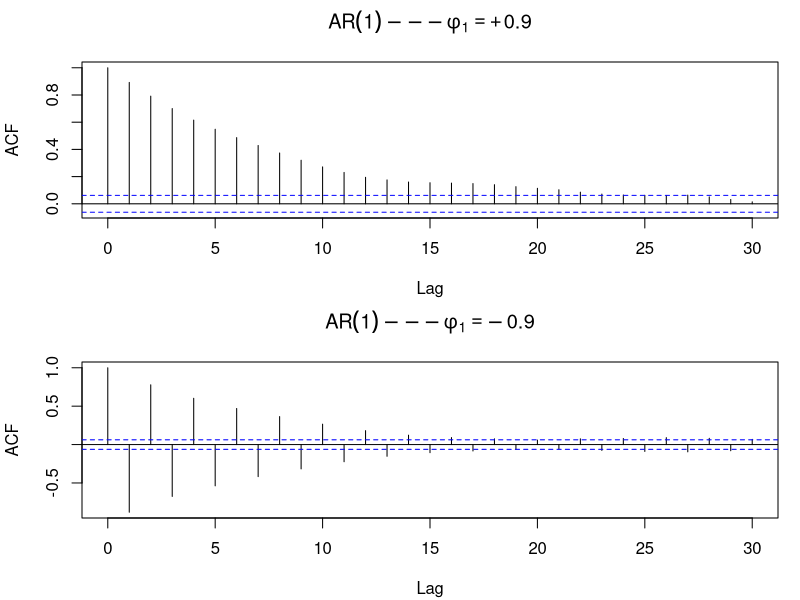
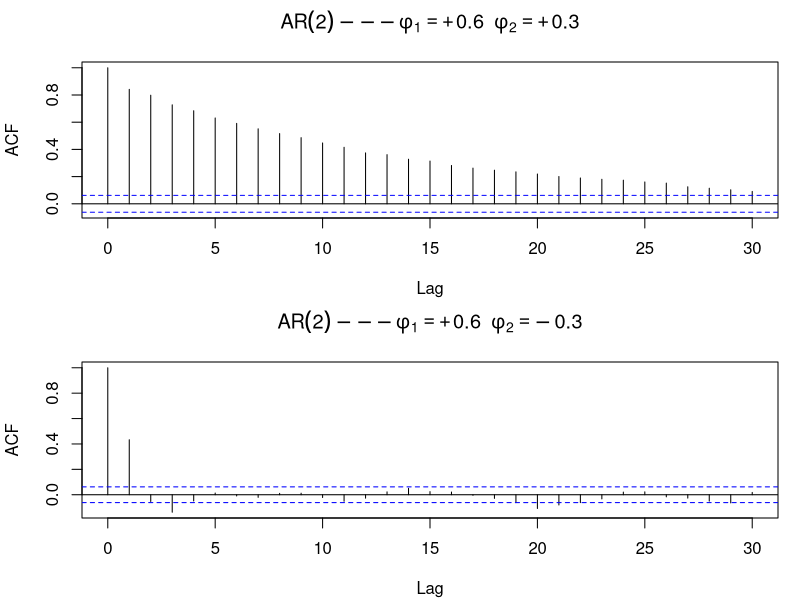
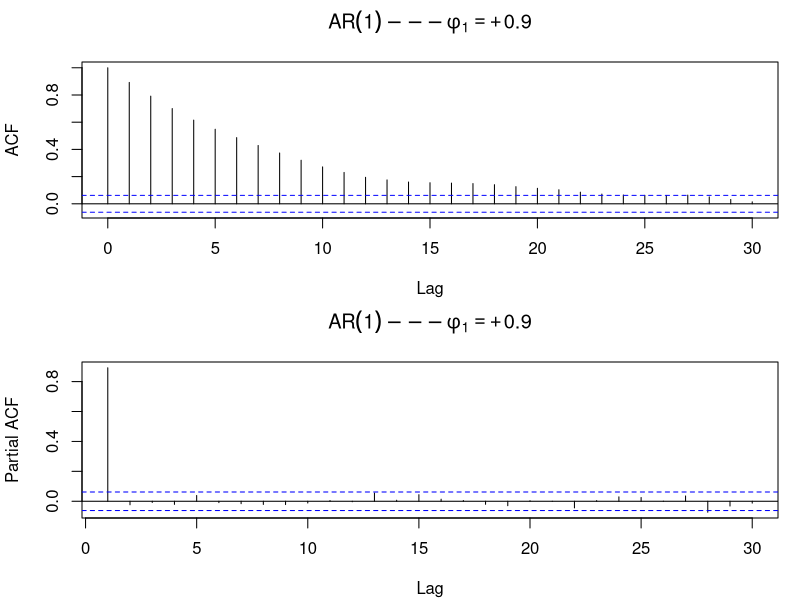
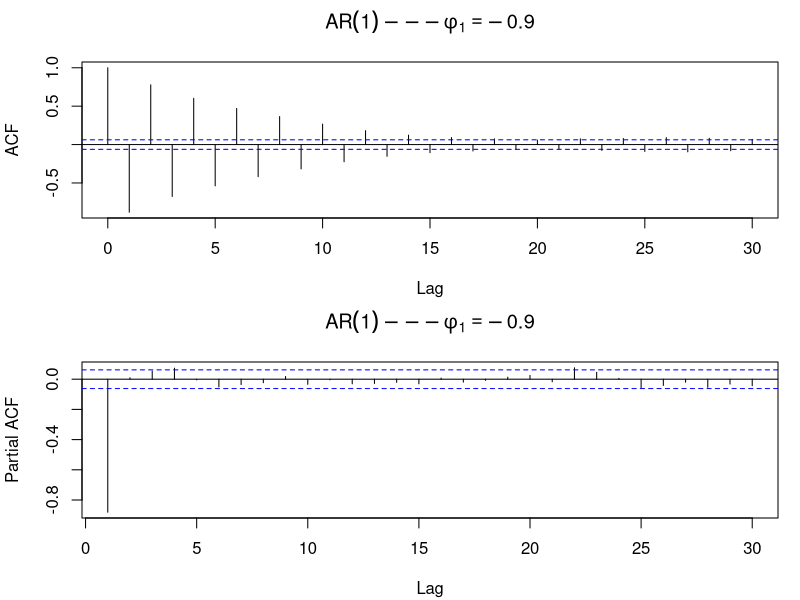
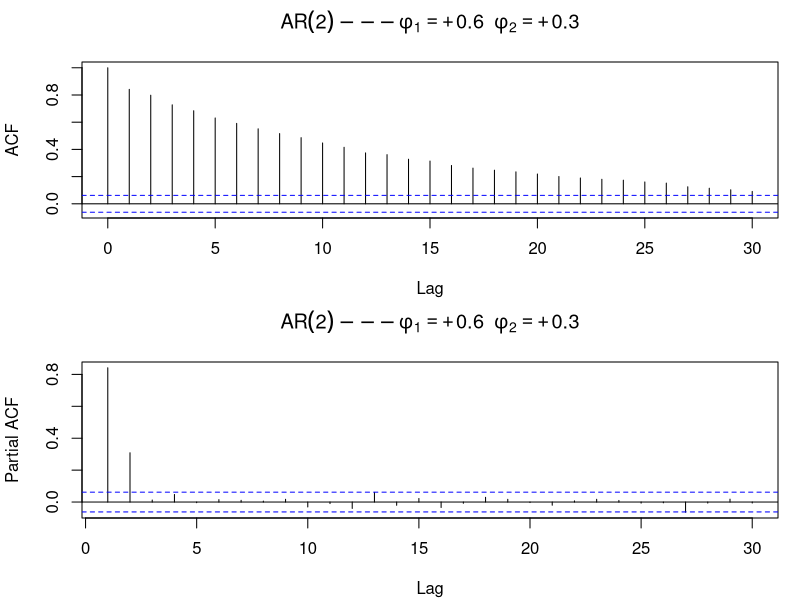
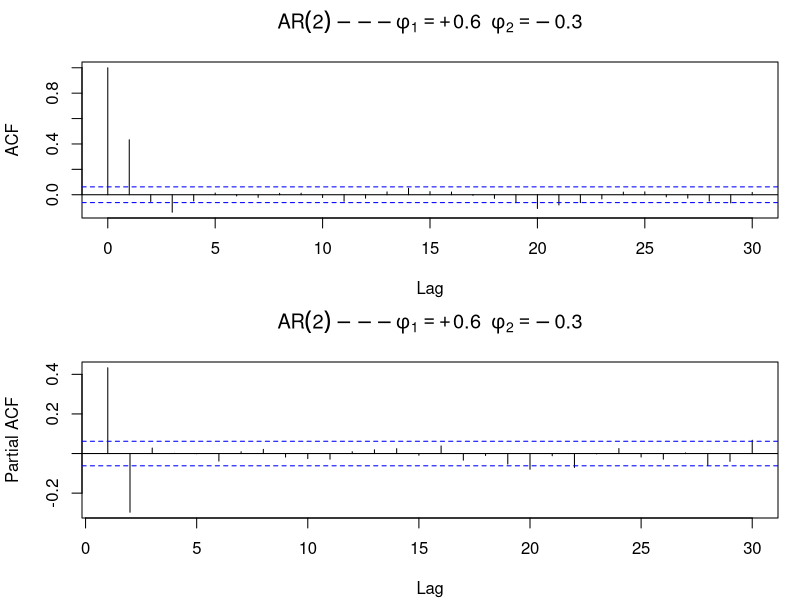
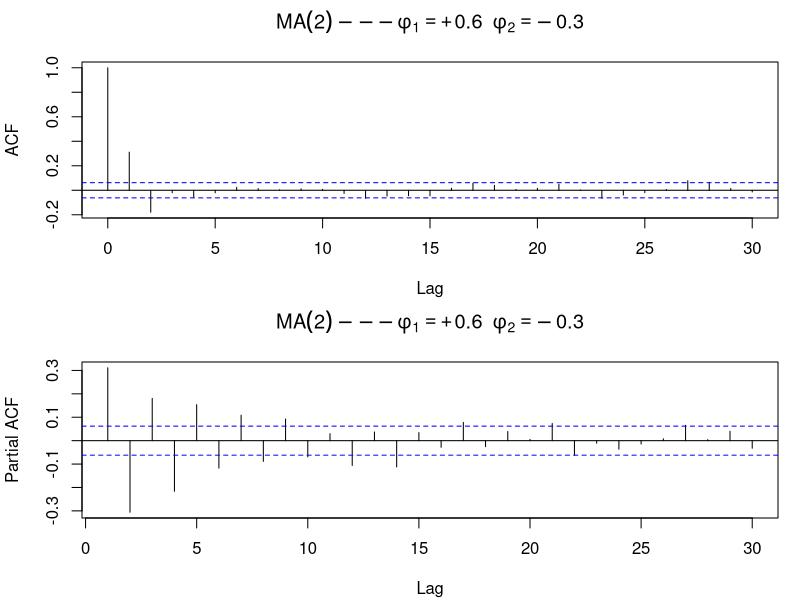
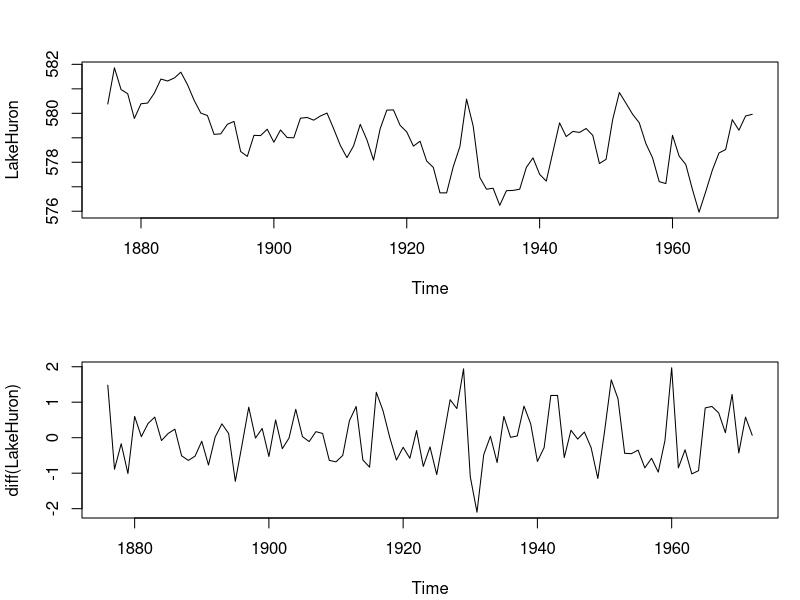

Generate these figures, in order, with R:
#AR(1)
set.seed(456)
ar1.1 <- arima.sim(n=1000, model=list(ar=c(0.9)))
ar1.2 <- arima.sim(n=1000, model=list(ar=c(-0.9)))

op <- par(mfrow=c(2, 1), mar=c(4.1, 4.1, 3.1, 1.1))
acf(ar1.1, lag.max=30, main=expression(AR(1)  ---phi[1]==+0.9))
acf(ar1.2, lag.max=30, main=expression(AR(1)  ---phi[1]==-0.9))
par(op)

#AR(2)
set.seed(123)
(phi.re <- polyroot(c(1, -0.6, -0.3)))
ar2.1 <- arima.sim(n=1000, model=list(ar=c(0.6, 0.3)))
(phi.re <- polyroot(c(1, -0.6, 0.3)))
ar2.2 <- arima.sim(n=1000, model=list(ar=c(0.6, -0.3)))
#ts.plot(ar2.2)

op <- par(mfrow=c(2, 1), mar=c(4.1, 4.1, 3.1, 1.1))
acf(ar2.1, lag.max=30, main=expression(AR(2)  ---phi[1]==+0.6~~phi[2]==+0.3))
acf(ar2.2, lag.max=30, main=expression(AR(2)  ---phi[1]==+0.6~~phi[2]==-0.3))
par(op)

#PACF
op <- par(mfrow=c(2, 1), mar=c(4.1, 4.1, 3.1, 1.1))
acf(ar1.1, lag.max=30, main=expression(AR(1)  ---phi[1]==+0.9))
pacf(ar1.1, lag.max=30, main=expression(AR(1)  ---phi[1]==+0.9))
par(op)

op <- par(mfrow=c(2, 1), mar=c(4.1, 4.1, 3.1, 1.1))
acf(ar1.2, lag.max=30, main=expression(AR(1)  ---phi[1]==-0.9))
pacf(ar1.2, lag.max=30, main=expression(AR(1)  ---phi[1]==-0.9))
par(op)

op <- par(mfrow=c(2, 1), mar=c(4.1, 4.1, 3.1, 1.1))
acf(ar2.1, lag.max=30, main=expression(AR(2)  ---phi[1]==+0.6~~phi[2]==+0.3))
pacf(ar2.1, lag.max=30, main=expression(AR(2)  ---phi[1]==+0.6~~phi[2]==+0.3))
par(op)

op <- par(mfrow=c(2, 1), mar=c(4.1, 4.1, 3.1, 1.1))
acf(ar2.2, lag.max=30, main=expression(AR(2)  ---phi[1]==+0.6~~phi[2]==-0.3))
pacf(ar2.2, lag.max=30, main=expression(AR(2)  ---phi[1]==+0.6~~phi[2]==-0.3))
par(op)

#AIC
ar2.ar <- ar.mle(ar2.2)
ar2.ar
#ar.burg(ar2.2)
#ar.yw(ar2.2)

#MA(2)
set.seed(456)
ma2 <- arima.sim(n=1000, model = list(ma=c(0.6, -0.3)))

op <- par(mfrow=c(2, 1), mar=c(4.1, 4.1, 3.1, 1.1))
acf(ma2, lag.max=30, main=expression(MA(2)  ---phi[1]==+0.6~~phi[2]==-0.3))
pacf(ma2, lag.max=30, main=expression(MA(2)  ---phi[1]==+0.6~~phi[2]==-0.3))
par(op)

#ARIMA
op <- par(mfrow=c(2, 1), mar=c(4.1, 4.1, 3.1, 1.1))
plot(LakeHuron)
plot(diff(LakeHuron))
par(op)

library(forecast)
Huron.0 <- window(LakeHuron, end = 1962)
Huron.arima <- auto.arima(Huron.0, seasonal = F, allowdrift = F)
summary(Huron.arima)
tsdiag(Huron.arima)

Huron.force <- forecast(Huron.arima, 10)
plot(Huron.force)
lines(LakeHuron, lty=2)
